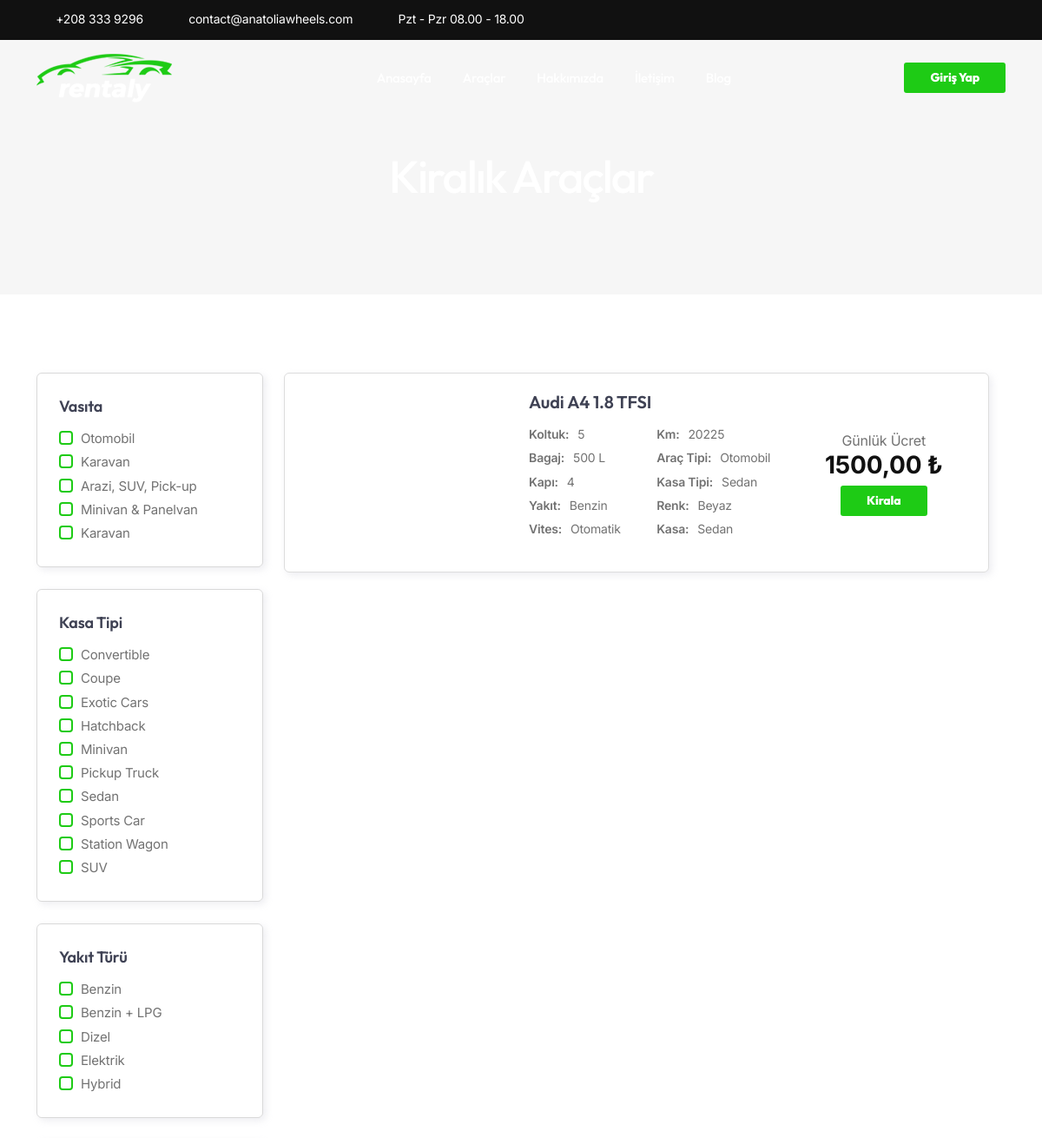
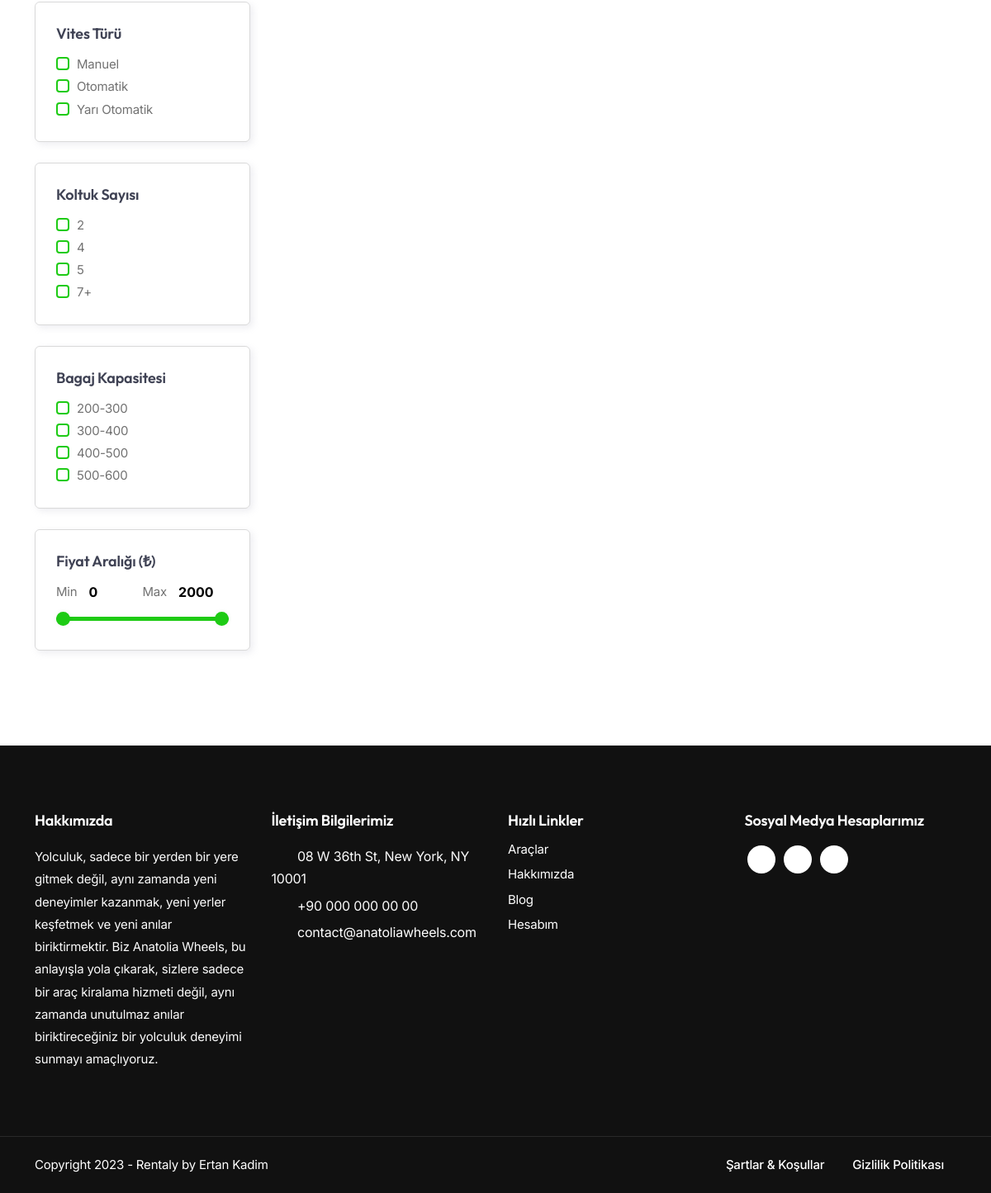
Screenshot of /cars/ with the database file from the repository (2 pictures, top to bottom).
### rentacar/models.py (models this page shows, shortened)
class Car(models.Model):
    brand = models.ForeignKey(Brand, on_delete=models.CASCADE, verbose_name="Marka")
    series = models.ForeignKey(Series, on_delete=models.CASCADE, verbose_name="Seri")
    model = models.ForeignKey(Model, on_delete=models.CASCADE, verbose_name="Model")
    year = models.IntegerField(validators=[validate_year], verbose_name="Yıl")
    is_available = models.BooleanField(default=False, verbose_name="Kiralık Mı?")
    is_damaged = models.BooleanField(default=False, verbose_name="Hasarlı Mı?")
    vehicle_type = models.ForeignKey(VehicleType, on_delete=models.SET_NULL, null=True, verbose_name="Araç Tipi")
    case_type = models.ForeignKey(CaseType, on_delete=models.SET_NULL, null=True, verbose_name="Kasa Tipi")
    km = models.IntegerField(verbose_name="Kilometre")
    fuel_type = models.ForeignKey(FuelType, on_delete=models.SET_NULL, null=True, verbose_name="Yakıt Türü")
    transmission_type = models.ForeignKey(TransmissionType, on_delete=models.SET_NULL, null=True, verbose_name="Vites Türü")
    number_of_doors = models.CharField(max_length=2, verbose_name="Kapı Sayısı")
    number_of_seats = models.CharField(max_length=2, null=True, verbose_name="Koltuk Sayısı")
    luggage_volume = models.CharField(max_length=50, verbose_name="Bagaj Hacmi")
    color = models.CharField(max_length=50, verbose_name="Renk")
    price_per_day = models.DecimalField(max_digits=10, decimal_places=2, verbose_name="Günlük Fiyat")
    image1 = models.URLField(null=True, blank=True, verbose_name="1. Fotoğrak Linki")
    image2 = models.URLField(null=True, blank=True, verbose_name="2. Fotoğrak Linki")
    image3 = models.URLField(null=True, blank=True, verbose_name="3. Fotoğrak Linki")
    image4 = models.URLField(null=True, blank=True, verbose_name="4. Fotoğrak Linki")
    plate_number = models.CharField(max_length=10, unique=True, verbose_name="Plaka Numarası", null=True, blank=True)
    slug = AutoSlugField(populate_from='get_slug', unique=True, verbose_name="Slug")
    def get_slug(self):
        slug = f"{self.brand.name}-{self.series.name}-{self.model.name}-{self.year}-{self.id}"  # Adjusted to include series
        return slug
    class Meta:
        verbose_name = "Araba"
        verbose_name_plural = "Arabalar"
        ordering = ['-id']

class Brand(models.Model):
    name = models.CharField(max_length=100, verbose_name="Marka Adı")
    def __str__(self):
        return self.name
    class Meta:
        verbose_name = "Marka"
        verbose_name_plural = "Markalar"
        ordering = ['name']

class Series(models.Model):
    brand = models.ForeignKey(Brand, on_delete=models.CASCADE, related_name='series')
    name = models.CharField(max_length=100, verbose_name="Seri Adı")
    def __str__(self):
        return self.name
    class Meta:
        verbose_name = "Seri"
        verbose_name_plural = "Seriler"
        ordering = ['name']

class Model(models.Model):
    series = models.ForeignKey(Series, on_delete=models.CASCADE, null=True, related_name='models')  # Add this line
    name = models.CharField(max_length=100, verbose_name="Model Adı")
    def __str__(self):
        return self.name
    class Meta:
        verbose_name = "Model"
        verbose_name_plural = "Modeller"
        ordering = ['name']

class FuelType(models.Model):
    type = models.CharField(max_length=50, verbose_name="Yakıt Türü")
    def __str__(self):
        return self.type
    class Meta:
        verbose_name = "Yakıt Türü"
        verbose_name_plural = "Yakıt Türleri"
        ordering = ['type']

class TransmissionType(models.Model):
    type = models.CharField(max_length=50, verbose_name="Vites Türü")
    def __str__(self):
        return self.type
    class Meta:
        verbose_name = "Vites Türü"
        verbose_name_plural = "Vites Türleri"
        ordering = ['type']

class VehicleType(models.Model):
    type = models.CharField(max_length=50, verbose_name="Araç Tipi")
    def __str__(self):
        return self.type
    class Meta:
        verbose_name = "Araç Tipi"
        verbose_name_plural = "Araç Tipleri"
        ordering = ['type']

class CaseType(models.Model):
    type = models.CharField(max_length=50, verbose_name="Kasa Tipi")
    def __str__(self):
        return self.type
    class Meta:
        verbose_name = "Kasa Tipi"
        verbose_name_plural = "Kasa Tipleri"
        ordering = ['type']

### rentacar/views.py (the view)
# urls.py: path('cars/', views.cars, name='cars'),
def cars(request):
    title = 'Kiralık Araçlar'
    cars = Car.objects.filter()
    return render(request, 'pages/cars.html', {
        'title': title,
        'cars': cars,
        'now': timezone.now(),
    })

### templates/pages/cars.html (shortened to what this page needs)
{% extends 'base.html' %}
{% load static %}
{% load tz %}
{% block content %}
        <div class="no-bottom no-top zebra" id="content">
            <section id="subheader" class="jarallax text-light">
                    <div class="center-y relative text-center">
                        <div class="container">
                            <div class="row">
                                <div class="col-md-12 text-center">
									<h1>Kiralık Araçlar</h1>
                                </div>
                            </div>
                        </div>
                    </div>
            </section>
            <section id="section-cars">
                <div class="container">
                    <div class="row">
                        <div class="col-lg-3">
                            <div class="item_filter_group">
                                <h4>Vasıta</h4>
                                <div class="de_form">
                                    <div class="de_checkbox">
                                        <label for="vehicle_type_1">Otomobil</label>
                                    </div>
                                    <div class="de_checkbox">
                                        <label for="vehicle_type_2">Karavan</label>
                                    </div>
                                    <div class="de_checkbox">
                                        <label for="vehicle_type_3">Arazi, SUV, Pick-up</label>
                                    </div>
                                    <div class="de_checkbox">
                                        <label for="vehicle_type_4">Minivan & Panelvan</label>
                                    </div>
                                    <div class="de_checkbox">
                                        <label for="vehicle_type_4">Karavan</label>
                                    </div>
                                </div>
                            </div>
                            <div class="item_filter_group">
                                <h4>Kasa Tipi</h4>
                                <div class="de_form">
                                    <div class="de_checkbox">
                                        <label for="car_body_type_1">Convertible</label>
                                    </div>
                                    <div class="de_checkbox">
                                        <label for="car_body_type_2">Coupe</label>
                                    </div>
                                    <div class="de_checkbox">
                                        <label for="car_body_type_3">Exotic Cars</label>
                                    </div>
                                    <div class="de_checkbox">
                                        <label for="car_body_type_4">Hatchback</label>
                                    </div>
                                    <div class="de_checkbox">
                                        <label for="car_body_type_5">Minivan</label>
                                    </div>
                                    <div class="de_checkbox">
                                        <label for="car_body_type_6">Pickup Truck</label>
                                    </div>
                                    <div class="de_checkbox">
                                        <label for="car_body_type_7">Sedan</label>
                                    </div>
                                    <div class="de_checkbox">
                                        <label for="car_body_type_8">Sports Car</label>
                                    </div>
                                    <div class="de_checkbox">
                                        <label for="car_body_type_9">Station Wagon</label>
                                    </div>
                                    <div class="de_checkbox">
                                        <label for="car_body_type_10">SUV</label>
                                    </div>
                                </div>
                            </div>
                            <div class="item_filter_group">
                                <h4>Yakıt Türü</h4>
                                <div class="de_form">
                                    <div class="de_checkbox">
                                        <label for="car_seat_1">Benzin</label>
                                    </div>
                                    <div class="de_checkbox">
                                        <label for="car_seat_4">Benzin + LPG</label>
                                    </div>
                                    <div class="de_checkbox">
                                        <label for="car_seat_2">Dizel</label>
                                    </div>
                                    <div class="de_checkbox">
                                        <label for="car_seat_3">Elektrik</label>
                                    </div>
                                    <div class="de_checkbox">
                                        <label for="car_seat_4">Hybrid</label>
                                    </div>
                                </div>
                            </div>
                            <div class="item_filter_group">
                                <h4>Vites Türü</h4>
                                <div class="de_form">
                                    <div class="de_checkbox">
                                        <label for="car_seat_1">Manuel</label>
                                    </div>
                                    <div class="de_checkbox">
                                        <label for="car_seat_2">Otomatik</label>
                                    </div>
                                    <div class="de_checkbox">
                                        <label for="car_seat_3">Yarı Otomatik</label>
                                    </div>
                                </div>
                            </div>
                            <div class="item_filter_group">
                                <h4>Koltuk Sayısı</h4>
                                <div class="de_form">
                                    <div class="de_checkbox">
                                        <label for="car_seat_1">2</label>
                                    </div>
                                    <div class="de_checkbox">
                                        <label for="car_seat_2">4</label>
                                    </div>
                                    <div class="de_checkbox">
                                        <label for="car_seat_3">5</label>
                                    </div>
                                    <div class="de_checkbox">
                                        <label for="car_seat_3">7+</label>
                                    </div>
                                </div>
                            </div>
                            <div class="item_filter_group">
                                <h4>Bagaj Kapasitesi</h4>
                                <div class="de_form">
                                    <div class="de_checkbox">
                                        <label for="car_engine_1">200-300</label>
                                    </div>
                                    <div class="de_checkbox">
                                        <label for="car_engine_2">300-400</label>
                                    </div>
                                    <div class="de_checkbox">
                                        <label for="car_engine_3">400-500</label>
                                    </div>
                                    <div class="de_checkbox">
                                        <label for="car_engine_4">500-600</label>
                                    </div>
                                </div>
                            </div>
                            <div class="item_filter_group">
                                <h4>Fiyat Aralığı (₺)</h4>
                                  <div class="price-input">
                                    <div class="field">
                                      <span>Min</span>
                                      <input type="number" class="input-min" value="0">
                                    </div>
                                    <div class="field">
                                      <span>Max</span>
                                      <input type="number" class="input-max" value="2000">
                                    </div>
                                  </div>
                                  <div class="slider">
                                    <div class="progress"></div>
                                  </div>
                            </div>
                        </div>
                        <div class="col-lg-9">
                            <div class="row">
                                {% for car in cars %}
                                    <div class="col-lg-12">
                                        <div class="de-item-list mb30">
                                            <div class="d-img">
                                            </div>
                                            <div class="d-info">
                                                <div class="d-text">
                                                    <h4>{{car.brand}}&nbsp;{{car.series}}&nbsp;{{car.model}}</h4>
                                                    <div class="d-atr-group">
                                                        <ul class="d-atr">
                                                            <li><span>Koltuk:</span>{{car.number_of_seats}}</li>
                                                            <li><span>Bagaj:</span>{{car.luggage_volume}} L</li>
                                                            <li><span>Kapı:</span>{{car.number_of_doors}}</li>
                                                            <li><span>Yakıt:</span>{{car.fuel_type}}</li>
                                                            <li><span>Vites:</span>{{car.transmission_type}}</li>
                                                            <li><span>Km:</span>{{car.km}}</li>
                                                            <li><span>Araç Tipi:</span>{{car.vehicle_type}}</li>
                                                            <li><span>Kasa Tipi:</span>{{car.case_type}}</li>
                                                            <li><span>Renk:</span>{{car.color}}</li>
                                                            <li><span>Kasa:</span>{{car.case_type}}</li>
                                                        </ul>
                                                    </div>
                                                </div>
                                            </div>
                                            <div class="d-price">
                                                Günlük Ücret <span>{{car.price_per_day}} ₺</span>
                                                {% if car.is_damaged %}
                                                    <a class="btn-main" style="background-color: red;">Kazalı</a>
                                                {% else %}
                                                    <a class="btn-main" href="{% url 'car_detail' car.slug %}">Kirala</a>
                                                {% endif %}
                                            </div>
                                        </div>
                                    </div>
                                {% endfor %}
                            </div>
                        </div>
                    </div>
                </div>
            </section>
        </div>
{% endblock %}

### rows the page displays
Car: brand "Audi", series "A4", model "1.8 TFSI", number_of_seats "5", luggage_volume "500", number_of_doors "4", fuel_type "Benzin", transmission_type "Otomatik", km "20225", vehicle_type "Otomobil", case_type "Sedan", color "Beyaz", price_per_day "1500,00", is_damaged "Kirala"
